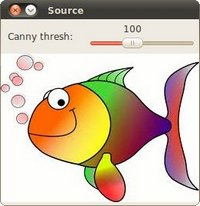
//> input picture test_code/HappyFish.jpg, 200 x 206 px
$ ./contour HappyFish.jpg   (built with g++ and OpenCV 4)
//> lines starting //> are read from the running program, lines starting //| are printed output that depends on the picture; after the words box and inside, x2 and y2 are one past the last pixel; in counts of white or black regions, pixels touching at a corner belong together
#include "opencv2/imgcodecs.hpp"
#include "opencv2/highgui.hpp"
#include "opencv2/imgproc.hpp"
#include <iostream>
using namespace cv;
using namespace std;
Mat src_gray;
int thresh = 100;
RNG rng(12345);
void thresh_callback(int, void* );
int main( int argc, char** argv )
{
    CommandLineParser parser( argc, argv, "{@input | HappyFish.jpg | input image}" );
    Mat src = imread(  parser.get<String>( "@input" )  );
//> src is the input picture: 206 rows x 200 cols, CV_8UC3; mean B, G, R 168.9, 189.2, 206.9
    if( src.empty() )
    {
      cout << "Could not open or find the image!\n" << endl;
      cout << "Usage: " << argv[0] << " <Input image>" << endl;
      return -1;
    }
    cvtColor( src, src_gray, COLOR_BGR2GRAY );
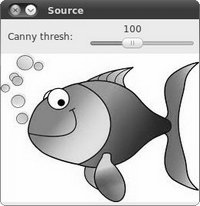
//> src_gray: 206 rows x 200 cols, CV_8UC1; min 0, max 255, mean 192.2
    blur( src_gray, src_gray, Size(3,3) );
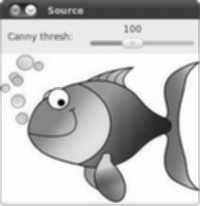
//> src_gray: 206 rows x 200 cols, CV_8UC1; min 5, max 255, mean 192.6
    const char* source_window = "Source";
    namedWindow( source_window );
    imshow( source_window, src );
    const int max_thresh = 255;
    createTrackbar( "Canny thresh:", source_window, &thresh, max_thresh, thresh_callback );
    thresh_callback( 0, 0 );
    waitKey();
    return 0;
}
void thresh_callback(int, void* )
{
    Mat canny_output;
    Canny( src_gray, canny_output, thresh, thresh*2 );
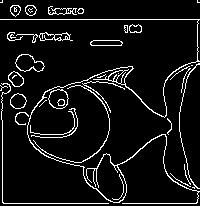
//> canny_output: 206 rows x 200 cols, CV_8UC1; 7.6% white in thin lines or dots
    vector<vector<Point> > contours;
    vector<Vec4i> hierarchy;
    findContours( canny_output, contours, hierarchy, RETR_TREE, CHAIN_APPROX_SIMPLE );
//> contours = 59 contours, 31 with area under 20; largest, box (x1, y1, x2, y2) and area: (15, 54, 45, 72) 332, (15, 54, 45, 72) 308, (48, 89, 69, 109) 294, (0, 19, 200, 204) 291, (48, 89, 69, 109) 282
    Mat drawing = Mat::zeros( canny_output.size(), CV_8UC3 );
    for( size_t i = 0; i< contours.size(); i++ )
    {
        Scalar color = Scalar( rng.uniform(0, 256), rng.uniform(0,256), rng.uniform(0,256) );
        drawContours( drawing, contours, (int)i, color, 2, LINE_8, hierarchy, 0 );
    }
//> this loop made 59 passes
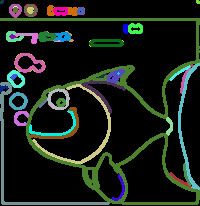
//> drawing: 206 rows x 200 cols, CV_8UC3; mean B, G, R 24.4, 31.8, 24
    imshow( "Contours", drawing );
}

$ run again, on test_code/stuff.jpg
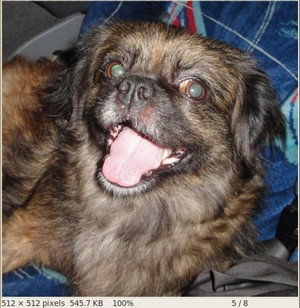
//> input picture test_code/stuff.jpg, 300 x 308 px
//> src is the input picture: 308 rows x 300 cols, CV_8UC3; mean B, G, R 90.6, 94.5, 103.6
//> in thresh_callback, `Canny( src_gray, canny_output, thresh, thresh*2 );`:
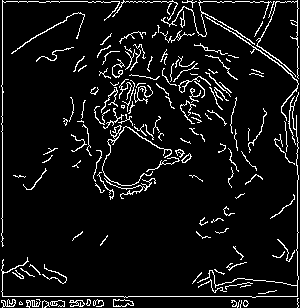
//> canny_output: 308 rows x 300 cols, CV_8UC1; 7.4% white in thin lines or dots
//> contours = 171 contours, 147 with area under 20; largest, box (x1, y1, x2, y2) and area: (102, 125, 172, 186) 115, (113, 299, 134, 307) 108, (113, 299, 134, 307) 98, (205, 16, 299, 121) 81, (178, 76, 211, 93) 74
//> after the loop in thresh_callback, `for( size_t i = 0; i< contours.size(); i++ )`:
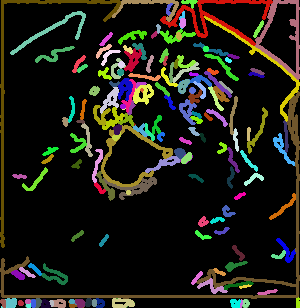
//> drawing: 308 rows x 300 cols, CV_8UC3; mean B, G, R 21.6, 29.1, 30.4
